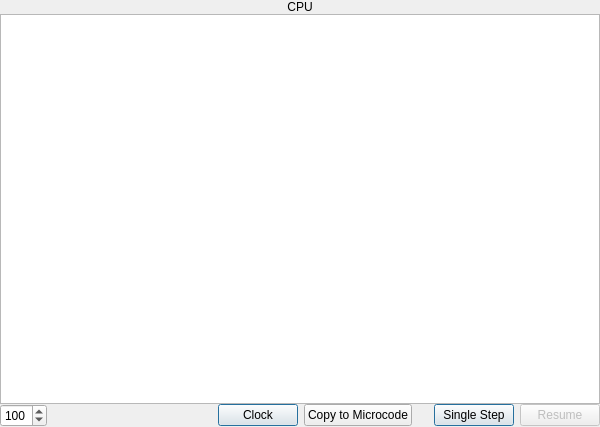
<?xml version="1.0" encoding="UTF-8"?>
<ui version="4.0">
 <class>CpuPane</class>
 <widget class="QWidget" name="CpuPane">
  <property name="geometry">
   <rect>
    <x>0</x>
    <y>0</y>
    <width>600</width>
    <height>427</height>
   </rect>
  </property>
  <property name="minimumSize">
   <size>
    <width>0</width>
    <height>0</height>
   </size>
  </property>
  <property name="maximumSize">
   <size>
    <width>665</width>
    <height>16777215</height>
   </size>
  </property>
  <property name="windowTitle">
   <string>Form</string>
  </property>
  <layout class="QVBoxLayout" name="verticalLayout">
   <property name="spacing">
    <number>0</number>
   </property>
   <property name="margin">
    <number>0</number>
   </property>
   <item>
    <widget class="QLabel" name="label">
     <property name="palette">
      <palette>
       <active>
        <colorrole role="Base">
         <brush brushstyle="SolidPattern">
          <color alpha="255">
           <red>255</red>
           <green>255</green>
           <blue>255</blue>
          </color>
         </brush>
        </colorrole>
        <colorrole role="Window">
         <brush brushstyle="SolidPattern">
          <color alpha="255">
           <red>104</red>
           <green>173</green>
           <blue>245</blue>
          </color>
         </brush>
        </colorrole>
       </active>
       <inactive>
        <colorrole role="Base">
         <brush brushstyle="SolidPattern">
          <color alpha="255">
           <red>255</red>
           <green>255</green>
           <blue>255</blue>
          </color>
         </brush>
        </colorrole>
        <colorrole role="Window">
         <brush brushstyle="SolidPattern">
          <color alpha="255">
           <red>104</red>
           <green>173</green>
           <blue>245</blue>
          </color>
         </brush>
        </colorrole>
       </inactive>
       <disabled>
        <colorrole role="Base">
         <brush brushstyle="SolidPattern">
          <color alpha="255">
           <red>104</red>
           <green>173</green>
           <blue>245</blue>
          </color>
         </brush>
        </colorrole>
        <colorrole role="Window">
         <brush brushstyle="SolidPattern">
          <color alpha="255">
           <red>104</red>
           <green>173</green>
           <blue>245</blue>
          </color>
         </brush>
        </colorrole>
       </disabled>
      </palette>
     </property>
     <property name="text">
      <string>CPU</string>
     </property>
     <property name="alignment">
      <set>Qt::AlignCenter</set>
     </property>
    </widget>
   </item>
   <item>
    <widget class="QGraphicsView" name="graphicsView"/>
   </item>
   <item>
    <layout class="QHBoxLayout" name="horizontalLayout">
     <property name="spacing">
      <number>6</number>
     </property>
     <item>
      <widget class="QSpinBox" name="spinBox">
       <property name="minimum">
        <number>25</number>
       </property>
       <property name="maximum">
        <number>400</number>
       </property>
       <property name="singleStep">
        <number>5</number>
       </property>
       <property name="value">
        <number>100</number>
       </property>
      </widget>
     </item>
     <item>
      <spacer name="horizontalSpacer">
       <property name="orientation">
        <enum>Qt::Horizontal</enum>
       </property>
       <property name="sizeHint" stdset="0">
        <size>
         <width>40</width>
         <height>20</height>
        </size>
       </property>
      </spacer>
     </item>
     <item>
      <widget class="QPushButton" name="clockPushButton">
       <property name="text">
        <string>Clock</string>
       </property>
       <property name="autoDefault">
        <bool>true</bool>
       </property>
       <property name="default">
        <bool>true</bool>
       </property>
      </widget>
     </item>
     <item>
      <widget class="QPushButton" name="copyToMicrocodePushButton">
       <property name="text">
        <string>Copy to Microcode</string>
       </property>
      </widget>
     </item>
     <item>
      <widget class="QFrame" name="frame">
       <property name="minimumSize">
        <size>
         <width>10</width>
         <height>0</height>
        </size>
       </property>
       <property name="frameShape">
        <enum>QFrame::NoFrame</enum>
       </property>
       <property name="frameShadow">
        <enum>QFrame::Raised</enum>
       </property>
      </widget>
     </item>
     <item>
      <widget class="QPushButton" name="singleStepPushButton">
       <property name="enabled">
        <bool>true</bool>
       </property>
       <property name="text">
        <string>Single Step</string>
       </property>
       <property name="autoDefault">
        <bool>true</bool>
       </property>
       <property name="default">
        <bool>true</bool>
       </property>
      </widget>
     </item>
     <item>
      <widget class="QPushButton" name="resumePushButton">
       <property name="enabled">
        <bool>false</bool>
       </property>
       <property name="text">
        <string>Resume</string>
       </property>
       <property name="flat">
        <bool>false</bool>
       </property>
      </widget>
     </item>
    </layout>
   </item>
  </layout>
 </widget>
 <resources/>
 <connections/>
</ui>
